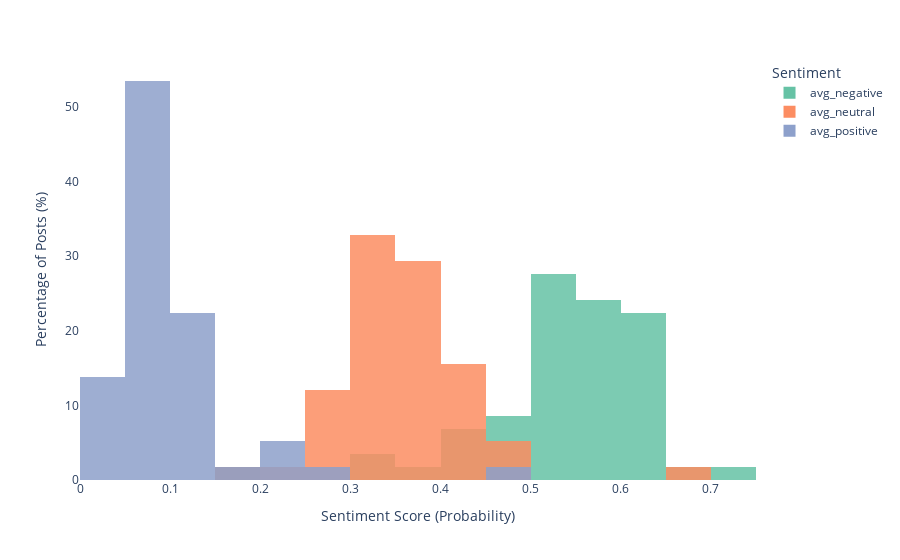

The notebook cell this image was saved under:
### Code cell
import plotly.express as px

fig = px.histogram(
    df_long,
    x='probability',
    color='sentiment',
    nbins=25,
    barmode='overlay',  # barre sovrapposte
    opacity=0.85,        # trasparenza per vedere sovrapposizioni
    histnorm='percent',  # normalizza le distribuzioni
    color_discrete_sequence=px.colors.qualitative.Set2  # colori soft
)

# Miglioramenti estetici
fig.update_traces(marker_line_width=0)  # rimuove bordo barre
fig.update_layout(
    xaxis_title="Sentiment Score (Probability)",
    yaxis_title="Percentage of Posts (%)",
    legend_title="Sentiment",
    xaxis=dict(fixedrange=True),
    yaxis=dict(fixedrange=True),
    dragmode=False,
    hovermode=False,
    plot_bgcolor='white',
    paper_bgcolor='white'
)

# Mostra nel notebook o in Streamlit
fig.show()  # solo per notebook

### Figure 1 — Plotly figure (JSON) as saved in the notebook; plotly's stock layout.template omitted (floating-point values rounded to 4 significant figures)
{"data": [{"bingroup": "x", "histnorm": "percent", "hovertemplate": "sentiment=avg_negative<br>probability=%{x}<br>percent=%{y}<extra></extra>", "legendgroup": "avg_negative", "marker": {"color": "rgb(102,194,165)", "line": {"width": 0}, "opacity": 0.85, "pattern": {"shape": ""}}, "name": "avg_negative", "nbinsx": 25, "orientation": "v", "showlegend": true, "type": "histogram", "x": [0.4298, 0.4852, 0.5413, 0.6014, 0.5076, 0.5196, 0.6335, 0.5834, 0.5622, 0.5329, 0.473, 0.6379, 0.5058, 0.5803, 0.6173, 0.6425, 0.5858, 0.5232, 0.5072, 0.4219, 0.5071, 0.6431, 0.5791, 0.5227, 0.6102, 0.5852, 0.5396, 0.5845, 0.5716, 0.5622, 0.5239, 0.5544, 0.6371, 0.6569, 0.6266, 0.5985, 0.4914, 0.4836, 0.7469, 0.3364, 0.4007, 0.5698, 0.5645, 0.3943, 0.4243, 0.472, 0.618, 0.6387, 0.5987, 0.6435, 0.5426, 0.3131, 0.5215, 0.5086, 0.5261, 0.1869, 0.6071, 0.5297, NaN, NaN, NaN], "xaxis": "x", "yaxis": "y"}, {"bingroup": "x", "histnorm": "percent", "hovertemplate": "sentiment=avg_neutral<br>probability=%{x}<br>percent=%{y}<extra></extra>", "legendgroup": "avg_neutral", "marker": {"color": "rgb(252,141,98)", "line": {"width": 0}, "opacity": 0.85, "pattern": {"shape": ""}}, "name": "avg_neutral", "nbinsx": 25, "orientation": "v", "showlegend": true, "type": "histogram", "x": [0.4567, 0.4231, 0.3442, 0.2564, 0.4092, 0.3907, 0.2698, 0.3392, 0.3013, 0.3415, 0.4345, 0.2704, 0.3715, 0.3271, 0.3134, 0.307, 0.3679, 0.3728, 0.4112, 0.38, 0.3818, 0.3005, 0.3761, 0.3719, 0.285, 0.3346, 0.3761, 0.3287, 0.3596, 0.4217, 0.4085, 0.4057, 0.3133, 0.293, 0.312, 0.3015, 0.4295, 0.4358, 0.2315, 0.1659, 0.387, 0.342, 0.3935, 0.3254, 0.4804, 0.3249, 0.3218, 0.2933, 0.3251, 0.3081, 0.3739, 0.4715, 0.3793, 0.3907, 0.3781, 0.6696, 0.2953, 0.3658, NaN, NaN, NaN], "xaxis": "x", "yaxis": "y"}, {"bingroup": "x", "histnorm": "percent", "hovertemplate": "sentiment=avg_positive<br>probability=%{x}<br>percent=%{y}<extra></extra>", "legendgroup": "avg_positive", "marker": {"color": "rgb(141,160,203)", "line": {"width": 0}, "opacity": 0.85, "pattern": {"shape": ""}}, "name": "avg_positive", "nbinsx": 25, "orientation": "v", "showlegend": true, "type": "histogram", "x": [0.1135, 0.09169, 0.1145, 0.1422, 0.08321, 0.08974, 0.09672, 0.07747, 0.1365, 0.1256, 0.09252, 0.09167, 0.1227, 0.09267, 0.06926, 0.05046, 0.04624, 0.104, 0.08168, 0.1981, 0.1111, 0.05636, 0.04485, 0.1054, 0.1049, 0.08022, 0.08423, 0.0868, 0.06876, 0.01605, 0.06757, 0.03991, 0.04957, 0.05011, 0.06139, 0.09998, 0.07916, 0.08052, 0.02159, 0.4977, 0.2123, 0.08818, 0.04196, 0.2803, 0.0953, 0.2031, 0.06018, 0.06798, 0.07622, 0.04841, 0.08345, 0.2154, 0.09914, 0.1007, 0.09581, 0.1435, 0.0976, 0.1046, NaN, NaN, NaN], "xaxis": "x", "yaxis": "y"}], "layout": {"barmode": "overlay", "dragmode": false, "hovermode": false, "legend": {"title": {"text": "Sentiment"}, "tracegroupgap": 0}, "margin": {"t": 60}, "paper_bgcolor": "white", "plot_bgcolor": "white", "xaxis": {"anchor": "y", "domain": [0, 1], "fixedrange": true, "title": {"text": "Sentiment Score (Probability)"}}, "yaxis": {"anchor": "x", "domain": [0, 1], "fixedrange": true, "title": {"text": "Percentage of Posts (%)"}}}}
